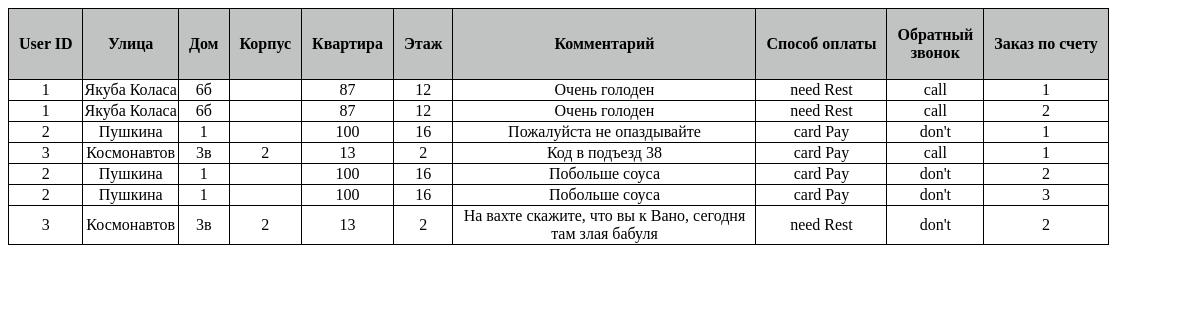
Page /burgers/admin/admin_orders.php on the committed database.
### tables this page shows
CREATE TABLE `details` (
  `user_id` int(11) UNSIGNED NOT NULL,
  `street` varchar(255) NOT NULL,
  `home` varchar(255) NOT NULL,
  `part` varchar(255) NOT NULL,
  `appt` tinyint(3) NOT NULL,
  `floor` tinyint(2) NOT NULL,
  `comment` text NOT NULL,
  `payment` char(9) NOT NULL,
  `callback` varchar(5) NOT NULL,
  `number_of_order` smallint(5) NOT NULL
);

### burgers/admin/admin_orders.php (the view, shortened to what this page needs)
<!doctype html>
<html lang="ru">
<head>
    <link rel="stylesheet" href="../css/admin.css">
</head>
<body>
<?php
try {
    $PDO = new PDO("mysql:host=localhost;dbname=vp_burgershop", 'root', '');
} catch (PDOException $e) {
    echo $e->getMessage();
    die;
}
$adminOrdersQuery = $PDO->query("SELECT * FROM `details`");
$adminOrdersResult = $adminOrdersQuery->fetchAll(PDO::FETCH_ASSOC);
echo '<table class="admin"><tr><th>User ID</th><th>Улица</th><th>Дом</th><th>Корпус</th><th>Квартира</th><th>Этаж</th><th>Комментарий</th>
<th>Способ оплаты</th><th>Обратный<br>звонок</th><th>Заказ по счету</th></tr>';
foreach ($adminOrdersResult as $user_info ) {
    echo '<tr>';
    foreach ($user_info as $info) {
        echo '<td>' . $info . '</td>';
    }
    echo '</tr>';
}
echo '</table>';
?>
</body>
</html>

### burgers/css/admin.css (style rules this page uses)
.admin, th, td { border: 1px solid black; border-collapse: collapse; text-align: center; word-wrap: break-word; }
th { background: #c1c2c2; height: 50px; padding: 10px; }
th, td { max-width: 300px; }

### rows in the picture
details: info "1", street "Якуба Коласа", home "6б", appt "87", floor "12", comment "Очень голоден", payment "need Rest", callback "call"
details: user "1", street "Якуба Коласа", home "6б", appt "87", floor "12", comment "Очень голоден", payment "need Rest", callback "call", number_of_order "2"
details: user "2", street "Пушкина", info "1", appt "100", floor "16", comment "Пожалуйста не опаздывайте", payment "card Pay", callback "don't"
details: user "3", street "Космонавтов", home "3в", info "2", appt "13", comment "Код в подъезд 38", payment "card Pay", callback "call", number_of_order "1"
details: info "2", street "Пушкина", home "1", appt "100", floor "16", comment "Побольше соуса", payment "card Pay", callback "don't"
details: user "2", street "Пушкина", home "1", appt "100", floor "16", comment "Побольше соуса", payment "card Pay", callback "don't", number_of_order "3"
details: user "3", street "Космонавтов", home "3в", info "2", appt "13", comment "На вахте скажите, что вы к Вано, сегодня там злая бабуля", payment "need Rest", callback "don't"
